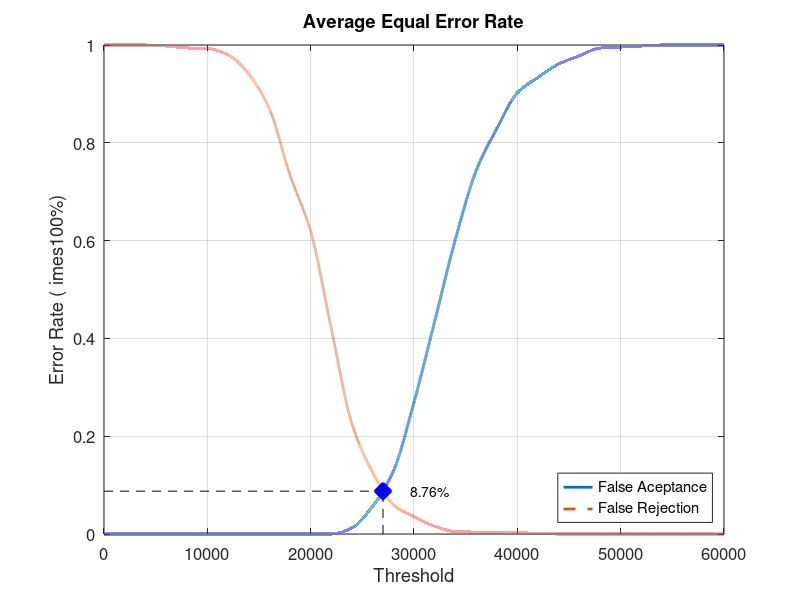
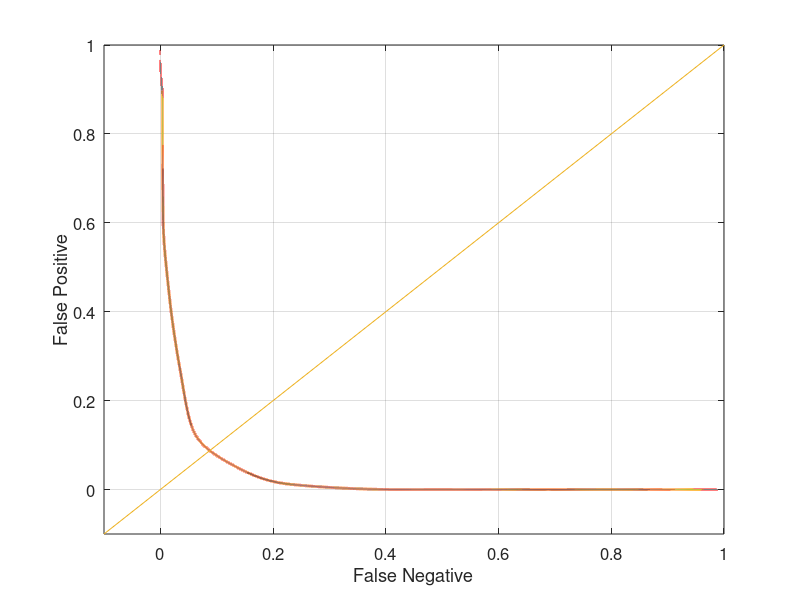

Recreate these plots in MATLAB, in order.
close all;
clear;
clc;
x = 0:2000:60000;
xq = 0:0.5:60000;

y0 = [0 0 0 0 0 0 0 0 0 0 0 0 0.0126316 0.0568421 0.128421 0.269474 0.434737 0.602105 0.742105 0.828421 0.902105 0.933684 0.961053 0.977895 0.993684 0.99579 0.997895 1 1 1 1]
yy0 = interp1(x, y0, xq, 'pchip');
y1 = [1 1 1 0.998 0.994 0.993 0.98 0.941 0.87 0.734 0.619 0.42 0.225 0.126 0.06 0.035 0.016 0.005 0.004 0.004 0.003 0.001 0 0 0 0 0 0 0 0 0]
yy1 = interp1(x, y1, xq, 'pchip');

% Calculating EER: 
y2 = abs(y0 - y1);
find(y2 == min(y2))
yy2 = abs(yy0 - yy1);
xEER = find(yy2 == min(yy2));
xEERIndex = xq(xEER) % X-axis EER
yEER = yy0(xEER) % Y-axis EER

main = figure
plot(xq, yy0,'-','LineWidth', 2);	hold on
plot(xq, yy1,'--','LineWidth', 2);	hold on
plot([xEERIndex xEERIndex], [0 yEER], 'k--');	hold on
plot([0 xEERIndex], [yEER yEER], 'k--');	hold on
plot(xEERIndex, yEER, 'bx', 'LineWidth', 10);	hold on
text(xEERIndex + 10 * xEERIndex / 100, yEER, [num2str(round((10000 * yEER)) / 100) '%'])
legend('False Aceptance', 'False Rejection', 'Location', 'SouthEast')
xlabel('Threshold')
ylabel('Error Rate (	imes100%)')
title('Average Equal Error Rate')
set(gca, 'FontSize', 12)
axis([0 60000 0 1])
grid on

print(main, 'Database2AverageMain', '-dpng');
FNRxFPR = figure('Color', [1 1 1]);
plot(yy1, yy0, '-', yy1, yy0, 'LineWidth', 2);
hold on
y = -0.1:0.1:1
plot(y, y); 
set(gca, 'FontSize', 12)
xlabel('False Negative')
ylabel('False Positive')
axis([-0.1 1 -0.1 1])
set(gca, 'FontSize', 12)
grid on

print(FNRxFPR, 'Database2AverageFNRxFPR','-dpng');
